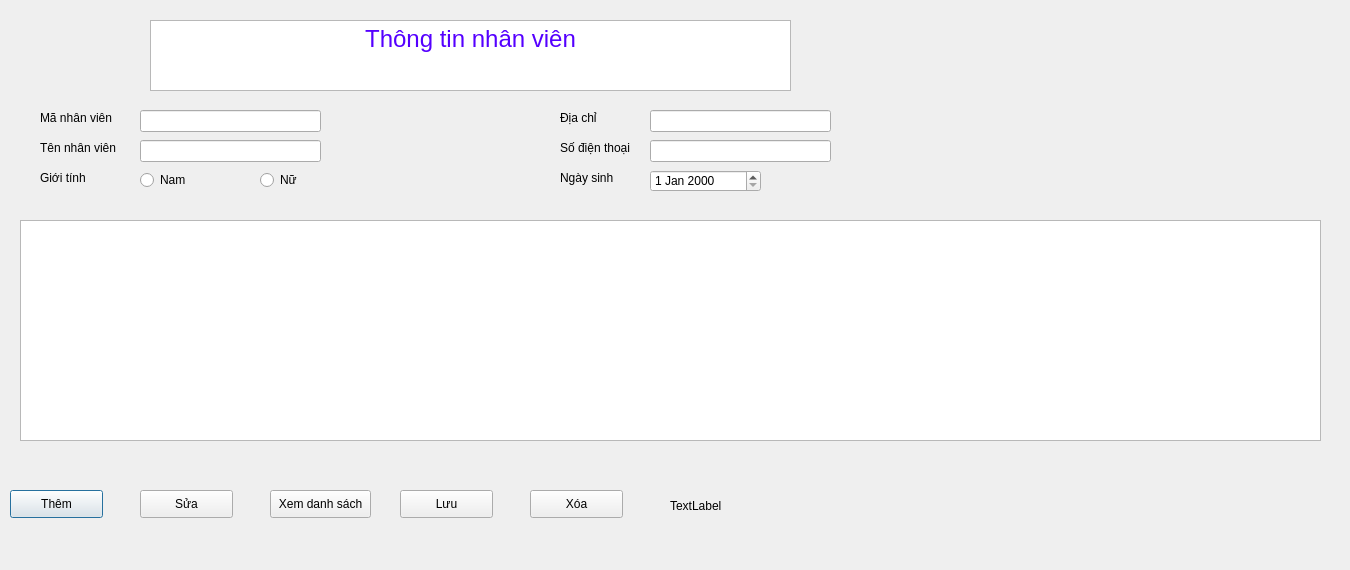
<?xml version="1.0" encoding="UTF-8"?>
<ui version="4.0">
 <class>ThongTinNhanVien</class>
 <widget class="QDialog" name="ThongTinNhanVien">
  <property name="geometry">
   <rect>
    <x>0</x>
    <y>0</y>
    <width>1350</width>
    <height>570</height>
   </rect>
  </property>
  <property name="windowTitle">
   <string>Thông tin nhân viên</string>
  </property>
  <widget class="QTextBrowser" name="textBrowser">
   <property name="geometry">
    <rect>
     <x>150</x>
     <y>20</y>
     <width>641</width>
     <height>71</height>
    </rect>
   </property>
   <property name="html">
    <string>&lt;!DOCTYPE HTML PUBLIC &quot;-//W3C//DTD HTML 4.0//EN&quot; &quot;http://www.w3.org/TR/REC-html40/strict.dtd&quot;&gt;
&lt;html&gt;&lt;head&gt;&lt;meta name=&quot;qrichtext&quot; content=&quot;1&quot; /&gt;&lt;style type=&quot;text/css&quot;&gt;
p, li { white-space: pre-wrap; }
&lt;/style&gt;&lt;/head&gt;&lt;body style=&quot; font-family:'MS Shell Dlg 2'; font-size:7.8pt; font-weight:400; font-style:normal;&quot;&gt;
&lt;p align=&quot;center&quot; style=&quot; margin-top:12px; margin-bottom:12px; margin-left:0px; margin-right:0px; -qt-block-indent:0; text-indent:0px;&quot;&gt;&lt;span style=&quot; font-size:18pt; color:#5500ff;&quot;&gt;Thông tin nhân viên&lt;/span&gt;&lt;/p&gt;&lt;/body&gt;&lt;/html&gt;</string>
   </property>
  </widget>
  <widget class="QDateEdit" name="dateEdit_NgaySinh">
   <property name="geometry">
    <rect>
     <x>650</x>
     <y>170</y>
     <width>111</width>
     <height>22</height>
    </rect>
   </property>
  </widget>
  <widget class="QLabel" name="label">
   <property name="geometry">
    <rect>
     <x>40</x>
     <y>110</y>
     <width>91</width>
     <height>16</height>
    </rect>
   </property>
   <property name="text">
    <string>Mã nhân viên</string>
   </property>
  </widget>
  <widget class="QLabel" name="label_2">
   <property name="geometry">
    <rect>
     <x>40</x>
     <y>140</y>
     <width>91</width>
     <height>16</height>
    </rect>
   </property>
   <property name="text">
    <string>Tên nhân viên</string>
   </property>
  </widget>
  <widget class="QLabel" name="label_3">
   <property name="geometry">
    <rect>
     <x>560</x>
     <y>110</y>
     <width>55</width>
     <height>16</height>
    </rect>
   </property>
   <property name="text">
    <string>Địa chỉ</string>
   </property>
  </widget>
  <widget class="QLabel" name="label_7">
   <property name="geometry">
    <rect>
     <x>40</x>
     <y>170</y>
     <width>55</width>
     <height>16</height>
    </rect>
   </property>
   <property name="text">
    <string>Giới tính</string>
   </property>
  </widget>
  <widget class="QLabel" name="label_8">
   <property name="geometry">
    <rect>
     <x>560</x>
     <y>140</y>
     <width>91</width>
     <height>16</height>
    </rect>
   </property>
   <property name="text">
    <string>Số điện thoại</string>
   </property>
  </widget>
  <widget class="QLabel" name="label_9">
   <property name="geometry">
    <rect>
     <x>560</x>
     <y>170</y>
     <width>61</width>
     <height>16</height>
    </rect>
   </property>
   <property name="text">
    <string>Ngày sinh</string>
   </property>
  </widget>
  <widget class="QLineEdit" name="lineEdit_MaNhanVien">
   <property name="geometry">
    <rect>
     <x>140</x>
     <y>110</y>
     <width>181</width>
     <height>22</height>
    </rect>
   </property>
  </widget>
  <widget class="QLineEdit" name="lineEdit_TenNhanVien">
   <property name="geometry">
    <rect>
     <x>140</x>
     <y>140</y>
     <width>181</width>
     <height>22</height>
    </rect>
   </property>
  </widget>
  <widget class="QLineEdit" name="lineEdit_DiaChi">
   <property name="geometry">
    <rect>
     <x>650</x>
     <y>110</y>
     <width>181</width>
     <height>22</height>
    </rect>
   </property>
  </widget>
  <widget class="QLineEdit" name="lineEdit_SoDienThoai">
   <property name="geometry">
    <rect>
     <x>650</x>
     <y>140</y>
     <width>181</width>
     <height>22</height>
    </rect>
   </property>
  </widget>
  <widget class="QRadioButton" name="radioButton_Nam">
   <property name="geometry">
    <rect>
     <x>140</x>
     <y>170</y>
     <width>61</width>
     <height>20</height>
    </rect>
   </property>
   <property name="text">
    <string>Nam</string>
   </property>
  </widget>
  <widget class="QRadioButton" name="radioButton_Nu">
   <property name="geometry">
    <rect>
     <x>260</x>
     <y>170</y>
     <width>61</width>
     <height>20</height>
    </rect>
   </property>
   <property name="text">
    <string>Nữ</string>
   </property>
  </widget>
  <widget class="QPushButton" name="pushButton_Them">
   <property name="geometry">
    <rect>
     <x>10</x>
     <y>490</y>
     <width>93</width>
     <height>28</height>
    </rect>
   </property>
   <property name="text">
    <string>Thêm</string>
   </property>
  </widget>
  <widget class="QPushButton" name="pushButton_Sua">
   <property name="geometry">
    <rect>
     <x>140</x>
     <y>490</y>
     <width>93</width>
     <height>28</height>
    </rect>
   </property>
   <property name="text">
    <string>Sửa</string>
   </property>
  </widget>
  <widget class="QPushButton" name="pushButton_XemDanhSach">
   <property name="geometry">
    <rect>
     <x>270</x>
     <y>490</y>
     <width>101</width>
     <height>28</height>
    </rect>
   </property>
   <property name="text">
    <string>Xem danh sách</string>
   </property>
  </widget>
  <widget class="QPushButton" name="pushButton_4">
   <property name="geometry">
    <rect>
     <x>400</x>
     <y>490</y>
     <width>93</width>
     <height>28</height>
    </rect>
   </property>
   <property name="text">
    <string>Lưu</string>
   </property>
  </widget>
  <widget class="QPushButton" name="pushButton_Xoa">
   <property name="geometry">
    <rect>
     <x>530</x>
     <y>490</y>
     <width>93</width>
     <height>28</height>
    </rect>
   </property>
   <property name="text">
    <string>Xóa</string>
   </property>
  </widget>
  <widget class="QLabel" name="label_ThongTinNhanVien">
   <property name="geometry">
    <rect>
     <x>670</x>
     <y>496</y>
     <width>201</width>
     <height>20</height>
    </rect>
   </property>
   <property name="text">
    <string>TextLabel</string>
   </property>
  </widget>
  <widget class="QTableView" name="tableView_ThongTinNhanVien">
   <property name="geometry">
    <rect>
     <x>20</x>
     <y>220</y>
     <width>1301</width>
     <height>221</height>
    </rect>
   </property>
  </widget>
 </widget>
 <resources/>
 <connections/>
</ui>
